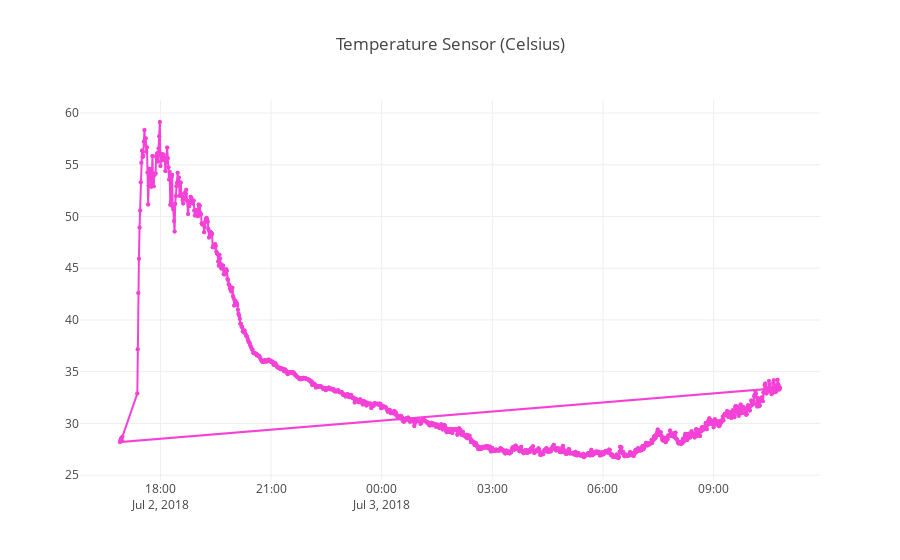

Notebook source saved alongside this figure:
### Markdown cell above
Temperature:

### Code cell
draw_plot('Temp(C)', 'Temperature Sensor (Celsius)', 'rgb(244, 66, 215)')

### Figure 1 — Plotly figure (JSON) as saved in the notebook; plotly's stock layout.template omitted (floating-point values rounded to 4 significant figures; data arrays with more than 128 entries replaced by an {"elided": "..."} marker saying what was removed)
{"data": [{"marker": {"color": "rgb(244, 66, 215)", "size": 4}, "mode": "lines+markers", "type": "scatter", "x": {"elided": "2104 str values"}, "y": {"elided": "2104 float values"}}], "layout": {"title": "Temperature Sensor (Celsius)"}}
